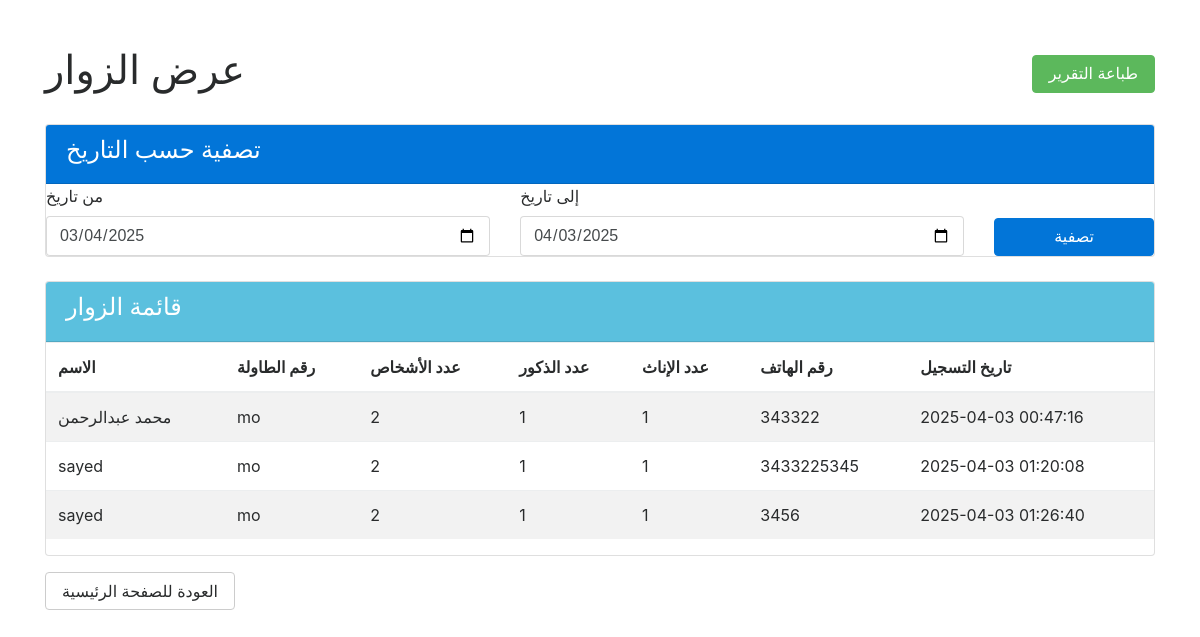
Page /view_users (signed in) on the committed database.
### app.py (models this page shows)
class User(db.Model):
    id = db.Column(db.Integer, primary_key=True)
    name = db.Column(db.String(100), nullable=False)
    table_number = db.Column(db.String(100), nullable=False)
    people = db.Column(db.Integer, nullable=False)
    males = db.Column(db.Integer, nullable=False)
    females = db.Column(db.Integer, nullable=False)
    phone = db.Column(db.String(15), unique=True, nullable=False)
    date = db.Column(db.String(100), nullable=False)
    password_hash = db.Column(db.String(128), nullable=False)

### app.py (the view, shortened to what this page needs)
@app.route('/view_users', methods=['GET', 'POST'])
@login_required
def view_users():
    try:
        end_date = datetime.now()
        start_date = end_date - timedelta(days=30)
        default_start = start_date.strftime('%Y-%m-%d')
        default_end = end_date.strftime('%Y-%m-%d')
        start_date_str = start_date.strftime('%Y-%m-%d')
        end_date_str = end_date.strftime('%Y-%m-%d')
        users = User.query.filter(
            User.date >= start_date_str,
            User.date <= end_date_str + ' 23:59:59'
        ).all()
        if not users:
            flash("لا يوجد زوار مسجلين في هذه الفترة.", 'info')
        return render_template(
            'view_users.html',
            users=users,
            start_date=start_date.strftime('%Y-%m-%d'),
            end_date=end_date.strftime('%Y-%m-%d')
        )
    except Exception as e:
        flash(f"حدث خطأ أثناء جلب البيانات: {str(e)}", 'error')
        return redirect(url_for('index'))

### app.py (called while the page is built)
def login_required(f):
    from functools import wraps
    @wraps(f)
    def decorated_function(*args, **kwargs):
        if not session.get('logged_in'):
            return redirect(url_for('login'))  # Redirect to login if not logged in
        return f(*args, **kwargs)
    return decorated_function

### templates/view_users.html (shortened to what this page needs)
<!DOCTYPE html>
<html lang="ar">
<head>
    <link rel="stylesheet" href="{{ url_for('static', filename='css/bootstrap.css') }}">
    <link rel="stylesheet" href="https://cdnjs.cloudflare.com/ajax/libs/bootstrap-datepicker/1.9.0/css/bootstrap-datepicker.min.css">
</head>
<body class="bg-light">
    <div class="container mt-5">
        <div class="d-flex justify-content-between align-items-center mb-4">
            <h1>عرض الزوار</h1>
            <button onclick="window.print();" class="btn btn-success no-print">
                 طباعة التقرير
            </button>
        </div>
        <div class="card mb-4 no-print">
            <div class="card-header bg-primary text-white">
                <h4>تصفية حسب التاريخ</h4>
            </div>
            <div class="card-body">
                <form method="POST" class="row g-3">
                    <div class="col-md-5">
                        <label for="start_date" class="form-label">من تاريخ</label>
                        <input type="date" class="form-control" id="start_date" name="start_date" value="{{ start_date }}">
                    </div>
                    <div class="col-md-5">
                        <label for="end_date" class="form-label">إلى تاريخ</label>
                        <input type="date" class="form-control" id="end_date" name="end_date" value="{{ end_date }}">
                    </div>
                    <div class="col-md-2 d-flex align-items-end">
                        <button type="submit" class="btn btn-primary w-100">تصفية</button>
                    </div>
                </form>
            </div>
        </div>
        {% if users %}
            <div class="card">
                <div class="card-header bg-info text-white no-print">
                    <h4>قائمة الزوار</h4>
                </div>
                <div class="card-body">
                    <div class="table-responsive">
                        <table class="table table-striped">
                            <thead>
                                <tr>
                                    <th>الاسم</th>
                                    <th>رقم الطاولة</th>
                                    <th>عدد الأشخاص</th>
                                    <th>عدد الذكور</th>
                                    <th>عدد الإناث</th>
                                    <th>رقم الهاتف</th>
                                    <th>تاريخ التسجيل</th>
                                </tr>
                            </thead>
                            <tbody>
                                {% for user in users %}
                                    <tr>
                                        <td>{{ user.name }}</td>
                                        <td>{{ user.table_number }}</td>
                                        <td>{{ user.people }}</td>
                                        <td>{{ user.males }}</td>
                                        <td>{{ user.females }}</td>
                                        <td>{{ user.phone }}</td>
                                        <td>{{ user.date }}</td>
                                    </tr>
                                {% endfor %}
                            </tbody>
                        </table>
                    </div>
                </div>
            </div>
        {% else %}
            <div class="alert alert-info no-print">لا يوجد زوار مسجلين في هذه الفترة.</div>
        {% endif %}
        <div class="mt-3 no-print">
            <a href="{{ url_for('index') }}" class="btn btn-secondary">العودة للصفحة الرئيسية</a>
        </div>
    </div>
</body>
</html>

### rows in the picture
User: name "محمد عبدالرحمن", table_number "mo", people "2", males "1", females "1", phone "343322", date "2025-04-03 00:47:16"
User: name "sayed", table_number "mo", people "2", males "1", females "1", phone "3433225345", date "2025-04-03 01:20:08"
User: name "sayed", table_number "mo", people "2", males "1", females "1", phone "3456", date "2025-04-03 01:26:40"
